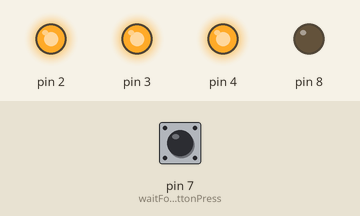
The sketch below on a simulated Arduino Uno, built with avr-gcc and run on an emulated ATmega328P. Parts: output pins drawn as LEDs (lit = HIGH). The test bench sets the inputs (shaded band); at power-on: pin 7 (waitForButtonPress) HIGH.

Above: at 1.2 s.
1.3 s: pin 7 (waitForButtonPress) pulled LOW for 0.15 s
At 1.6 s:
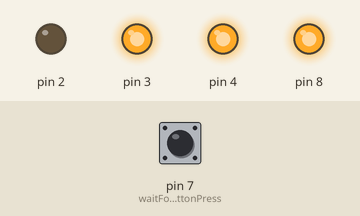
At 5.9 s:
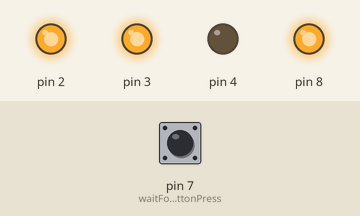
Timing chart, 0 to 13.4 s (numbered marks = the images above; inputs shaded):
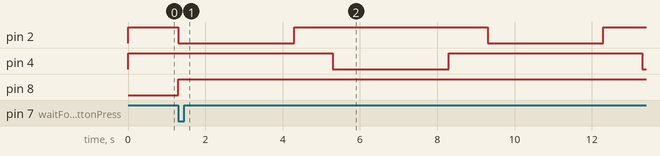

The sketch:

arduino-polarization-changer.ino
```cpp
long totalDuration;
long relayOneSingleDuration;
long relayTwoSingleDuration;
long pauseSingleDuration;
long startTime;
long endTime;

void setup() {
  totalDuration = 240000;
  relayOneSingleDuration = 3000;
  relayTwoSingleDuration = 3000;
  pauseSingleDuration = 1000;

  pinMode(8, OUTPUT);
  digitalWrite(3, LOW);

  pinMode(3, OUTPUT);
  digitalWrite(3, HIGH);

  pinMode(2, OUTPUT);
  digitalWrite(2, HIGH);

  pinMode (4, OUTPUT);
  digitalWrite(4, HIGH);

  pinMode(7, INPUT_PULLUP);
}

void loop() {
  waitForButtonPress();
  startSwitching();
}

void waitForButtonPress(){
  while (digitalRead(7) == HIGH){
  }
}

void startSwitching(){
  startTime = millis();
  endTime = startTime + totalDuration;
  digitalWrite(8, HIGH);
  while (millis()<endTime) {
  doSingleRelayCycle(2, relayOneSingleDuration, pauseSingleDuration);
  doSingleRelayCycle(4, relayTwoSingleDuration, pauseSingleDuration);
  }
  digitalWrite(8, LOW);
}

void doSingleRelayCycle(int relayNr, long relayDuration, long pauseSingleDuration){
  switchRelay(relayNr);
  delay(relayDuration);
  switchRelay(relayNr);
  delay(pauseSingleDuration);
}

void switchRelay(int relayNr){
  if (digitalRead(relayNr)==HIGH) digitalWrite(relayNr, LOW);
  else if (digitalRead(relayNr)==LOW) digitalWrite(relayNr, HIGH);
}
```

Measured:
- after the input at 1.3 s, pin 2: alternates HIGH for 5.0 s and LOW for 3.0 s, starting at once; pin 4: HIGH → LOW after 4.0 s, → HIGH 3.0 s later, → LOW 5.0 s later; pin 8: LOW → HIGH at once
